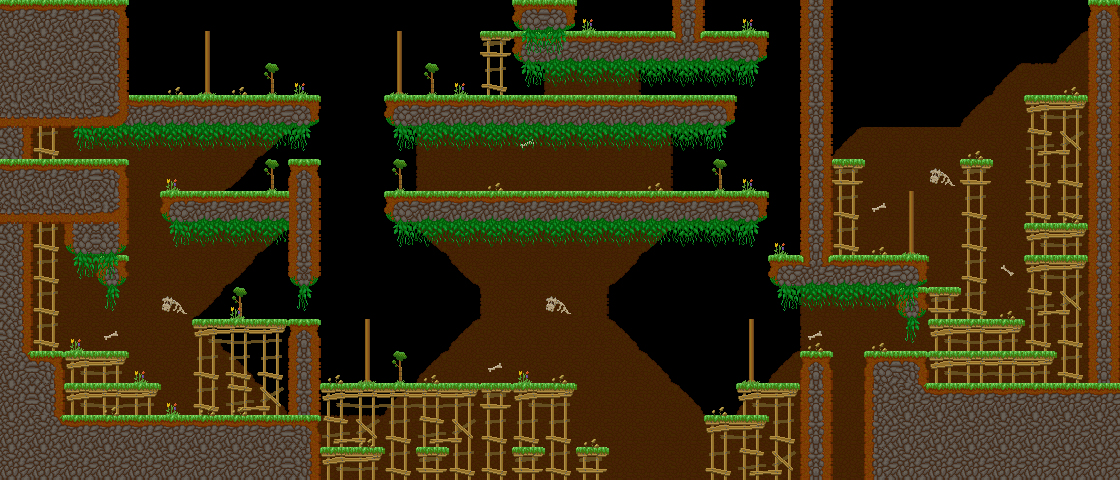

A level layout from a 2D game, rendered from its tile map. Below: a short description, then the map file with tile-grid data replaced by summaries:
An orthogonal 35x15 tile map with 32x32 px tiles, 5 tile layers (background, main, foreground, hidden, ...), 5 tilesets and 203 objects (104x spike, 34x veggie, 9x door, 5x treetop_maple, 2x key, ...).

<map version="1.5" tiledversion="1.7.2" orientation="orthogonal" renderorder="right-down" width="35" height="15" tilewidth="32" tileheight="32" infinite="0" nextlayerid="11" nextobjectid="204">
 <properties>
  <property name="hints" value="well_hidden,outsidemap" />
  <property name="time_to_beat" value="13.3" />
 </properties>
 <tileset firstgid="1" name="grass_level" tilewidth="33" tileheight="33" spacing="1" margin="1" tilecount="144" columns="16">
  <image source="../../sprites/tilesets/34tile.png" width="544" height="306" />
 </tileset>
 <tileset firstgid="145" name="jumping_enemy" tilewidth="32" tileheight="64" tilecount="10" columns="10">
  <image source="../../sprites/objects/enemies/spring_enemy_pink_upped_strip11.png" width="320" height="64" />
 </tileset>
 <tileset firstgid="155" name="treetops_big_96" tilewidth="96" tileheight="64" tilecount="2" columns="2">
  <image source="../../sprites/objects/scenery/treetops_big_96.png" width="192" height="64" />
 </tileset>
 <tileset firstgid="157" name="object_tilemap_16" tilewidth="16" tileheight="16" tilecount="12" columns="4">
  <image source="../../sprites/tilesets/object_tilemap_16.png" width="64" height="48" />
 </tileset>
 <tileset firstgid="169" name="object_tilemap_32" tilewidth="32" tileheight="32" tilecount="25" columns="5">
  <image source="../../sprites/tilesets/object_tilemap_32.png" width="160" height="160" />
  <tile id="0">
   <properties>
    <property name="item_no" value="5" />
    <property name="type" value="costume_head" />
   </properties>
  </tile>
  <tile id="1">
   <properties>
    <property name="spawn" value="spawn" />
   </properties>
  </tile>
  <tile id="2">
   <properties>
    <property name="goal" value="goal" />
   </properties>
  </tile>
  <tile id="3">
   <properties>
    <property name="name" value="pig" />
   </properties>
  </tile>
  <tile id="4">
   <properties>
    <property name="direction" value="left" />
    <property name="name" value="walking_enemy" />
   </properties>
  </tile>
 </tileset>
 <layer id="1" name="background" width="35" height="15">
  <properties>
   <property name="background" value="background" />
  </properties>
  <data>[525 cells, 306 non-empty, 13 distinct tile ids]</data>
 </layer>
 <layer id="2" name="main" width="35" height="15">
  <data>[525 cells, 260 non-empty, 29 distinct tile ids]</data>
 </layer>
 <layer id="3" name="foreground" width="35" height="15">
  <properties>
   <property name="foreground" value="foreground" />
  </properties>
  <data>[525 cells, 151 non-empty, 14 distinct tile ids]</data>
 </layer>
 <layer id="4" name="hidden" width="35" height="15">
  <data>[525 cells, 49 non-empty, 9 distinct tile ids]</data>
 </layer>
 <layer id="5" name="hints" width="35" height="15">
  <properties>
   <property name="Hint3" value="there are some very:well hidden veggies:in this level!" />
   <property name="Hint8" value="you will have to think:outside of the map in:order to find te chest" />
  </properties>
  <data>[525 cells, 0 non-empty, 0 distinct tile ids]</data>
 </layer>
 <objectgroup color="#e70000" id="6" name="hard-blocks">
  <object id="1" x="0" y="0" width="32" height="480" />
  <object id="2" x="32" y="416" width="288" height="64" />
  <object id="3" x="160" y="192" width="128" height="32" />
  <object id="4" x="288" y="160" width="32" height="128" />
  <object id="5" x="288" y="320" width="32" height="96" />
  <object id="6" x="64" y="160" width="64" height="96" />
  <object id="7" x="32" y="352" width="32" height="64" />
  <object id="8" x="64" y="0" width="64" height="64" />
  <object id="9" x="64" y="96" width="256" height="32" />
  <object id="10" x="512" y="0" width="64" height="32" />
  <object id="11" x="512" y="32" width="256" height="32" />
  <object id="12" x="672" y="-32" width="32" height="64" />
  <object id="13" x="800" y="-32" width="32" height="256" />
  <object id="14" x="384" y="192" width="384" height="32" />
  <object id="15" x="768" y="256" width="160" height="32" />
  <object id="16" x="896" y="288" width="32" height="32" />
  <object id="17" x="864" y="352" width="64" height="56" />
  <object id="18" x="928" y="384" width="128" height="32" />
  <object id="19" x="864" y="448" width="256" height="32" />
  <object id="20" x="800" y="352" width="32" height="128" />
  <object id="21" x="1088" y="0" width="32" height="448" />
  <object id="22" x="384" y="96" width="352" height="32" />
  <object id="23" x="96" y="256" width="32" height="32" />
 </objectgroup>
 <objectgroup color="#0055ff" id="7" name="soft-blocks">
  <object id="24" x="832" y="160" width="32" height="32" />
  <object id="25" x="1024" y="96" width="64" height="32" />
  <object id="26" x="1024" y="224" width="64" height="32" />
  <object id="27" x="192" y="320" width="96" height="32" />
  <object id="28" x="64" y="352" width="64" height="32" />
  <object id="29" x="64" y="384" width="96" height="32" />
  <object id="30" x="320" y="384" width="256" height="32" />
  <object id="31" x="320" y="448" width="64" height="32" />
  <object id="32" x="416" y="448" width="32" height="32" />
  <object id="33" x="512" y="448" width="32" height="32" />
  <object id="34" x="576" y="448" width="32" height="32" />
  <object id="35" x="704" y="416" width="64" height="32" />
  <object id="36" x="736" y="384" width="64" height="32" />
  <object id="37" x="928" y="352" width="128" height="32" />
  <object id="38" x="928" y="320" width="96" height="32" />
  <object id="39" x="1056" y="384" width="32" height="32" />
  <object id="40" x="480" y="32" width="32" height="32" />
  <object id="41" x="32" y="160" width="32" height="32" />
  <object id="42" x="32" y="96" width="32" height="32" />
  <object id="43" x="1024" y="256" width="64" height="32" />
  <object id="44" x="960" y="160" width="32" height="32" />
  <object id="45" x="928" y="288" width="32" height="32" />
 </objectgroup>
 <objectgroup id="8" name="treetop_big" />
 <objectgroup id="9" name="objects-16px">
  <object id="46" name="key" gid="161" x="40" y="88" width="16" height="16">
   <properties>
    <property name="color" value="yellow" />
   </properties>
  </object>
  <object id="47" name="key" gid="162" x="648" y="24" width="16" height="16">
   <properties>
    <property name="color" value="blue" />
   </properties>
  </object>
  <object id="48" name="veggie" gid="160" x="40" y="152" width="16" height="16" />
  <object id="49" name="veggie" gid="160" x="168" y="88" width="16" height="16" />
  <object id="50" name="veggie" gid="160" x="200" y="88" width="16" height="16" />
  <object id="51" name="veggie" gid="160" x="232" y="88" width="16" height="16" />
  <object id="52" name="veggie" gid="160" x="264" y="88" width="16" height="16" />
  <object id="53" name="veggie" gid="160" x="296" y="88" width="16" height="16" />
  <object id="54" name="veggie" gid="160" x="392" y="184" width="16" height="16" />
  <object id="55" name="veggie" gid="160" x="424" y="184" width="16" height="16" />
  <object id="56" name="veggie" gid="160" x="456" y="184" width="16" height="16" />
  <object id="57" name="veggie" gid="160" x="552" y="88" width="16" height="16" />
  <object id="58" name="veggie" gid="160" x="584" y="88" width="16" height="16" />
  <object id="59" name="veggie" gid="160" x="616" y="88" width="16" height="16" />
  <object id="60" name="veggie" gid="160" x="648" y="88" width="16" height="16" />
  <object id="61" name="veggie" gid="160" x="712" y="88" width="16" height="16" />
  <object id="62" name="veggie" gid="160" x="680" y="88" width="16" height="16" />
  <object id="63" name="veggie" gid="160" x="520" y="184" width="16" height="16" />
  <object id="64" name="veggie" gid="160" x="648" y="184" width="16" height="16" />
  </objectgroup>
 <objectgroup id="10" name="objects-32px">
  <!-- 18 objects omitted --></objectgroup>
</map>
<!-- 139 of 203 objects omitted -->
